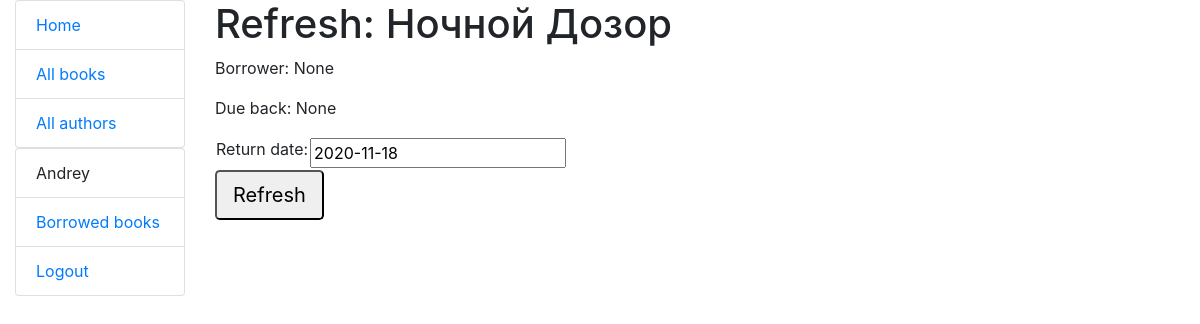
Before: /catalog/books/b01a9cc3b2e243dfb2572ac0cd8086c9/refresh (signed in) with the older database file.
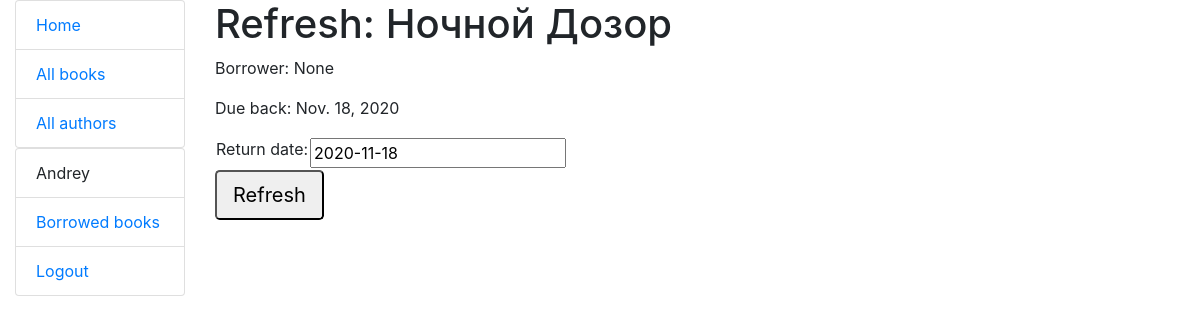
After: the same page with the newer database file.
### catalog/models.py (models this page shows, shortened)
class BookInstance(models.Model):
    id = models.UUIDField(primary_key=True, default=uuid.uuid4,
                          help_text="Unique ID for this particular book across whole library")
    book = models.ForeignKey(Book, on_delete=models.SET_NULL, null=True)
    imprint = models.CharField(max_length=200)
    due_back = models.DateField(null=True, blank=True)
    borrower = models.ForeignKey(User, on_delete=models.SET_NULL, blank=True, null=True)
    LOAN_STATUS = (
        ('m', 'Maintenance'),
        ('o', 'On loan'),
        ('a', 'Available'),
        ('r', 'Reserved'),
    )
    status = models.CharField(max_length=1, choices=LOAN_STATUS, blank=True, default='m', help_text='Book availability')
    class Meta:
        ordering = ["due_back"]
        permissions = (('librarian', 'Can work with books'),)
    @property
    def is_overdue(self):
        return self.due_back and date.today() > self.due_back

class Book(models.Model):
    title = models.CharField(max_length=80, help_text="Enter a book name here")
    author = models.ForeignKey('Author', on_delete=models.SET_NULL, null=True)
    language = models.ForeignKey('Language', on_delete=models.SET_NULL, null=True)
    summary = models.TextField(max_length=1000, help_text="Enter a description of the book")
    isbn = models.CharField('ISBN', max_length=13,
                            help_text='13 Character <a href="https://www.isbn-international.org/content/what-isbn">ISBN number</a>')
    genre = models.ManyToManyField(Genre, help_text="Select a genre for this book")

### catalog/views.py (the view)
# urls.py: path('books/<pk>/refresh', views.refresh_book, name='book-refresh'),
@permission_required('catalog.librarian')
def refresh_book(request, pk):
    book_inst = get_object_or_404(BookInstance, pk=pk)
    if request.method == 'POST':
        form = BookRefreshForm(request.POST)
        if form.is_valid():
            book_inst.due_back = form.cleaned_data['renewal_date']
            book_inst.save()
            return HttpResponseRedirect(reverse('borrowed-books'))
    else:
        default_renewal_date = datetime.date.today() + datetime.timedelta(weeks=3)
        form = BookRefreshForm({'renewal_date': default_renewal_date})
    return render(request, 'books/book_refresh_form.html', {'form': form, 'book_inst': book_inst})

### catalog/forms.py
class BookRefreshForm(forms.Form):
    errors_text = []
    renewal_date = forms.DateField(label='Return date', help_text='Enter a date between now and 4 weeks.')
    def clean_renewal_date(self):
        data = self.cleaned_data['renewal_date']
        self.errors_text.clear()
        if data < datetime.date.today():
            error = 'Invalid date - renewal is past'
            self.errors_text.append(error)
            raise ValidationError(error)
        if data > datetime.date.today() + datetime.timedelta(weeks=4):
            error = 'Invalid date - renewal more than 4 weeks ahead'
            self.errors_text.append(error)
            raise ValidationError(error)
        return data

### templates/books/book_refresh_form.html (shortened to what this page needs)
{% extends 'basic.html' %}
{% block content %}
    <h1>Refresh: {{ book_inst.book.title }}</h1>
    <p>Borrower: {{ book_inst.borrower }}</p>
    <p class="{% if book_inst.is_overdue %}text-danger{% endif %}">Due back: {{ book_inst.due_back }}</p>
    <form action="" method="post">
        <table>
            <tr>
                <td>{{ form.renewal_date.label_tag }}</td>
                <td>{{ form.renewal_date }}</td>
            </tr>
        </table>
    <input class="button btn-lg" type="submit" value="Refresh">
    </form>
{% endblock %}

Changed rows visible on the page:
changed BookInstance "None": due_back "None" → "Nov. 18, 2020"
